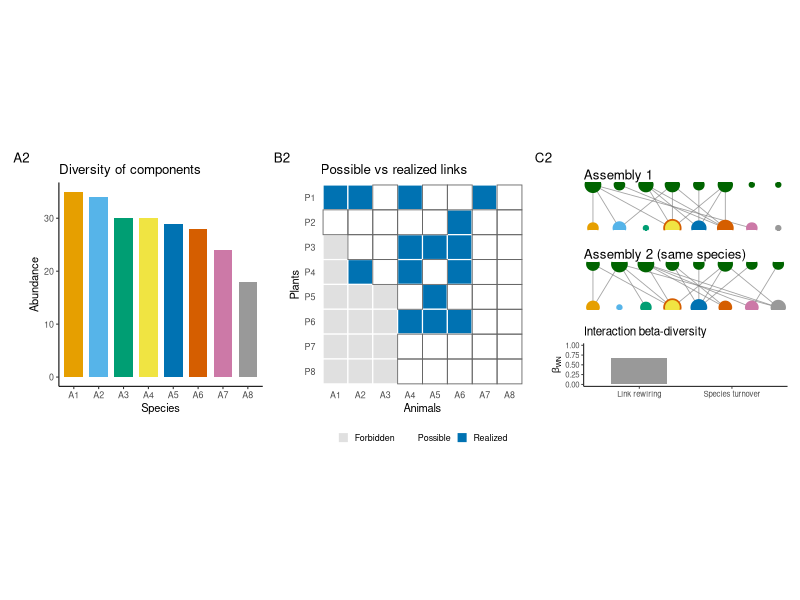
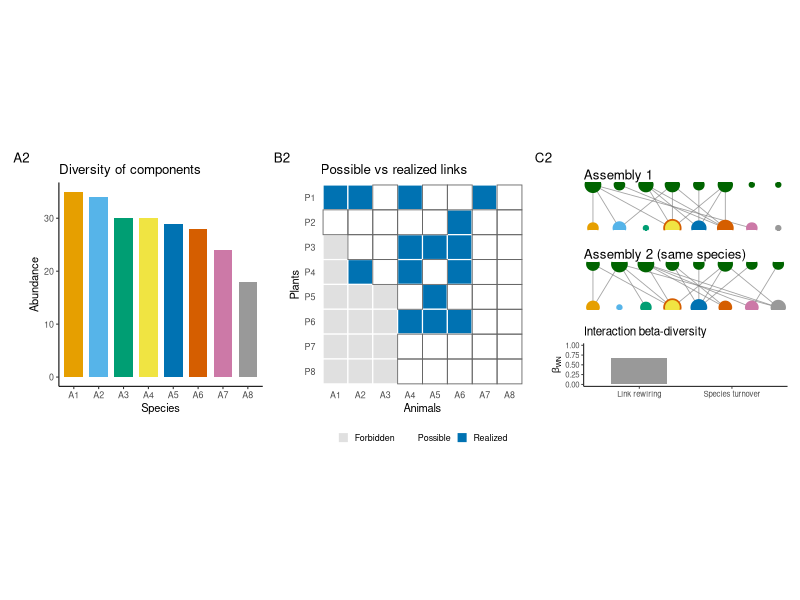

The R source for these figures, in order:
# ---- Ecology panels for the LEGO analogy figure ----
# Panels: A2 (species abundances), B2 (forbidden/possible/realized links),
#         C2 (two networks, same species, different links) + beta-diversity inset
# Requires: ggplot2, patchwork, dplyr, tidyr

library(ggplot2); library(patchwork); library(dplyr); library(tidyr)

set.seed(42)

# Okabe-Ito palette (colour-blind safe)
oi <- c("#E69F00","#56B4E9","#009E73","#F0E442",
        "#0072B2","#D55E00","#CC79A7","#999999")

# ---- 1. Species and traits (simulated) -------------------------------
n_pl <- 8; n_an <- 8
plants  <- data.frame(sp = paste0("P", 1:n_pl),
                      fruit = sort(runif(n_pl, 4, 20)))     # fruit width, mm
animals <- data.frame(sp = paste0("A", 1:n_an),
                      gape  = sort(runif(n_an, 6, 26)),     # gape width, mm
                      abund = rev(sort(rpois(n_an, 20) + 5)),
                      col   = oi)

# ---- 2. Link states: forbidden / possible / realized ------------------
# Forbidden if fruit wider than gape (trait mismatch)
possible <- outer(plants$fruit, animals$gape, "<=")
dimnames(possible) <- list(plants$sp, animals$sp)

# Realized links: sample among possible, weighted by animal abundance
realize <- function(possible, animals, p_scale = 0.012) {
    p <- possible * matrix(animals$abund * p_scale,
                           nrow(possible), ncol(possible), byrow = TRUE)
    p <- pmin(p, 0.9)
    matrix(rbinom(length(p), 1, p), nrow(p), dimnames = dimnames(possible))
}
net1 <- realize(possible, animals)
net2 <- realize(possible, animals)

# ---- 3. Panel A2: species abundance bars ------------------------------
pA <- ggplot(animals, aes(reorder(sp, -abund), abund, fill = sp)) +
    geom_col(width = 0.75) +
    scale_fill_manual(values = setNames(animals$col, animals$sp), guide = "none") +
    labs(x = "Species", y = "Abundance",
         title = "Diversity of components") +
    theme_classic(base_size = 8)

# ---- 4. Panel B2: link-state matrix -----------------------------------
state <- expand.grid(plant = plants$sp, animal = animals$sp,
                     stringsAsFactors = FALSE) %>%
    mutate(poss = possible[cbind(plant, animal)],
           real = net1[cbind(plant, animal)],
           state = case_when(real == 1 ~ "Realized",
                             poss ~ "Possible",
                             TRUE ~ "Forbidden"),
           state = factor(state, levels = c("Forbidden","Possible","Realized")),
           plant = factor(plant, levels = rev(plants$sp)),
           animal = factor(animal, levels = animals$sp))

pB <- ggplot(state, aes(animal, plant, fill = state)) +
    geom_tile(colour = "white", linewidth = 0.4) +
    scale_fill_manual(values = c(Forbidden = "grey88",
                                 Possible  = "white",
                                 Realized  = "#0072B2"), name = NULL) +
    geom_tile(data = filter(state, state == "Possible"),
              fill = NA, colour = "grey40", linewidth = 0.3) +
    labs(x = "Animals", y = "Plants", title = "Possible vs realized links") +
    coord_equal() + theme_minimal(base_size = 8) +
    theme(panel.grid = element_blank(), legend.position = "bottom",
          legend.key.size = unit(3, "mm"))

# ---- 5. Panel C2: two bipartite networks, same species ----------------
draw_net <- function(M, title, hub_col = "#D55E00") {
    edges <- as.data.frame(as.table(M)) %>%
        filter(Freq > 0) %>% rename(plant = Var1, animal = Var2) %>%
        mutate(x1 = match(plant, plants$sp), x2 = match(animal, animals$sp))
    deg <- colSums(M)
    nodes_a <- data.frame(sp = animals$sp, x = seq_len(n_an), y = 0,
                          deg = deg, col = animals$col)
    nodes_p <- data.frame(sp = plants$sp, x = seq_len(n_pl), y = 1,
                          deg = rowSums(M))
    hub <- names(which.max(deg))
    ggplot() +
        geom_segment(data = edges, aes(x = x1, xend = x2, y = 1, yend = 0),
                     colour = "grey50", alpha = 0.7, linewidth = 0.3) +
        geom_point(data = nodes_p, aes(x, y, size = deg), colour = "darkgreen") +
        geom_point(data = nodes_a, aes(x, y, size = deg, colour = sp)) +
        geom_point(data = filter(nodes_a, sp == hub), aes(x, y, size = deg),
                   shape = 1, stroke = 0.9, colour = hub_col, fill = NA) +
        scale_colour_manual(values = setNames(animals$col, animals$sp), guide = "none") +
        scale_size_continuous(range = c(1.5, 5), guide = "none") +
        labs(title = title) + theme_void(base_size = 8)
}
pC1 <- draw_net(net1, "Assembly 1")
pC2 <- draw_net(net2, "Assembly 2 (same species)")

# ---- 6. Interaction beta-diversity (Poisot et al. 2012 logic) ---------
# Species identical => turnover is 0, all dissimilarity is rewiring (beta_OS)
beta_links <- function(M1, M2) {
    a <- sum(M1 == 1 & M2 == 1)
    b <- sum(M1 == 1 & M2 == 0)
    c <- sum(M1 == 0 & M2 == 1)
    c(shared = a, only1 = b, only2 = c,
      beta_WN = (b + c) / (a + b + c),         # Whittaker-type, total
      beta_ST = 0,                             # species turnover (same species)
      beta_OS = (b + c) / (a + b + c))         # rewiring among shared species
}
bl <- beta_links(net1, net2)

inset <- data.frame(component = c("Species turnover", "Link rewiring"),
                    value = c(bl["beta_ST"], bl["beta_OS"]))
pI <- ggplot(inset, aes(component, value, fill = component)) +
    geom_col(width = 0.6) +
    scale_fill_manual(values = c("grey60", "#D55E00"), guide = "none") +
    scale_y_continuous(limits = c(0, 1)) +
    labs(x = NULL, y = expression(beta[WN]),
         title = "Interaction beta-diversity") +
    theme_classic(base_size = 7)

# ---- 7. Assemble and save --------------------------------------------
fig <- (pA | pB | (pC1 / pC2 / pI + plot_layout(heights = c(1, 1, 0.9)))) +
    plot_annotation(tag_levels = list(c("A2", "B2", "C2", "", "")))

dir.create("output", showWarnings = FALSE)
ggsave("output/ecology_panels.pdf", fig, width = 180, height = 90,
       units = "mm", device = cairo_pdf)
ggsave("output/ecology_panels.svg", fig, width = 180, height = 90, units = "mm")

print(round(bl, 3))

# ---- Optional: use a real network instead of simulated data -----------
# M <- as.matrix(read.csv("my_network.csv", row.names = 1))
# Binary link matrix of plants (rows) x animals (columns). Then set:
#   plants / animals data frames to match, and net1/net2 to two sites or
#   two time periods with the same species set (or restrict to shared species).
# For species turnover too, compute beta_ST using the full species union.
